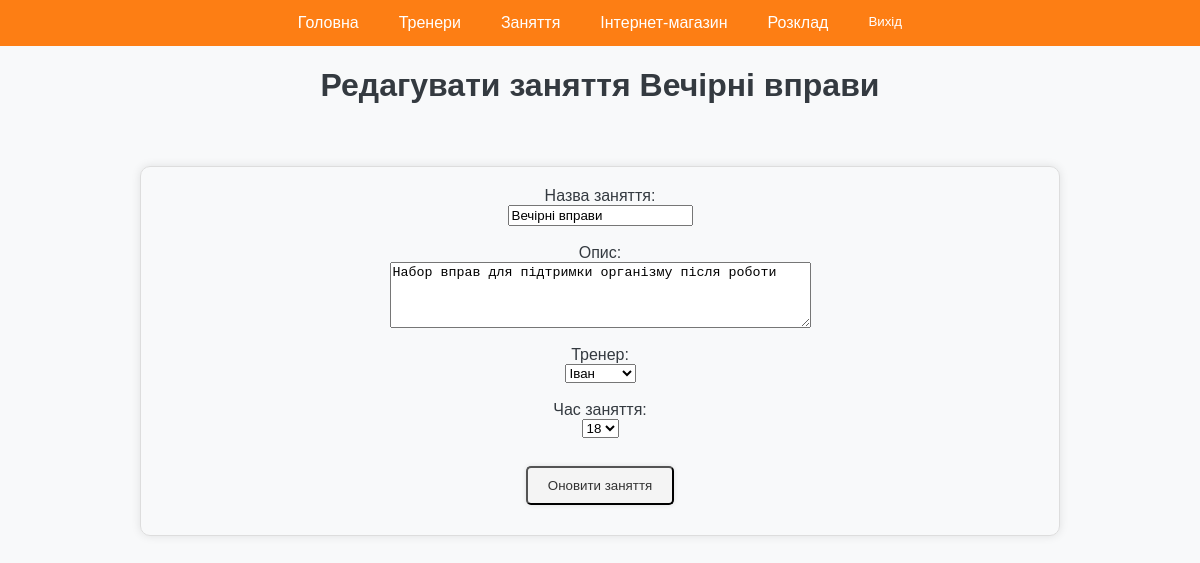
The app's page /lessons/edit.php?id=4 with its own data.
### tables this page shows
CREATE TABLE `Lessons` (
  `class_id` int(11) NOT NULL,
  `title` varchar(100) NOT NULL,
  `description` text,
  `trainer_id` int(11) DEFAULT NULL,
  `hour_id` int(11) NOT NULL DEFAULT '1'
);

CREATE TABLE `Trainers` (
  `trainer_id` int(11) NOT NULL,
  `name` varchar(100) NOT NULL,
  `bio` text,
  `photo` varchar(255) NOT NULL DEFAULT ''
);

CREATE TABLE `Time` (
  `time_id` int(11) NOT NULL,
  `hour` int(2) NOT NULL
);

### lessons/edit.php (the view, shortened to what this page needs)
<?php
include("../include/db_connect.php");
$class_id = $_GET['id'];
$lesson_query = "
    SELECT Lessons.title, Lessons.description, Lessons.trainer_id, Lessons.hour_id
    FROM Lessons
    WHERE Lessons.class_id = ?
";
$stmt = $connect->prepare($lesson_query);
$stmt->bind_param("i", $class_id);
$stmt->execute();
$lesson_result = $stmt->get_result();
$lesson = $lesson_result->fetch_assoc();
$trainers_query = "SELECT trainer_id, name FROM Trainers";
$trainers_result = mysqli_query($connect, $trainers_query);
$time_query = "SELECT time_id, hour FROM Time";
$time_result = mysqli_query($connect, $time_query);
?>
<!DOCTYPE html>
<html lang="uk">
<head>
    <link rel="stylesheet" href="../css/styles.css">
</head>
<body>
    <div class="navbar">
        <a href="../admin/index.php">Головна</a>
        <a href="../trainer/index.php">Тренери </a>
        <a href="index.php">Заняття</a>
        <a href="../shop/index.php">Інтернет-магазин </a>
        <a href="../schedule.php">Розклад</a>
        <form action="" method="post" >
            <button type="submit" class="exit_account" name="exit_account">Вихід</button>
        </form>
    </div>
    <div class="welcome">
        <h1>Редагувати заняття <?php echo htmlspecialchars($lesson['title']); ?></h1>
    </div>
    <div class="container">
    <div class="trainer-card">
    <form action="" method="post"  class="container-login">
        <label for="title">Назва заняття:</label>
        <input type="text" name="title" id="title" value="<?php echo htmlspecialchars($lesson['title']); ?>" required>
        <br>
        <label for="description">Опис:</label>
        <textarea name="description" id="description" rows="4" cols="50" required><?php echo htmlspecialchars($lesson['description']); ?></textarea>
        <br>
        <label for="trainer_id">Тренер:</label>
        <select name="trainer_id" id="trainer_id" required>
            <?php while ($trainer = mysqli_fetch_assoc($trainers_result)): ?>
                <option value="<?php echo $trainer['trainer_id']; ?>" <?php if ($trainer['trainer_id'] == $lesson['trainer_id']) echo 'selected'; ?>>
                    <?php echo htmlspecialchars($trainer['name']); ?>
                </option>
            <?php endwhile; ?>
        </select>
        <br>
        <label for="hour_id">Час заняття:</label>
        <select name="hour_id" id="hour_id" required>
            <?php while ($time = mysqli_fetch_assoc($time_result)): ?>
                <option value="<?php echo $time['time_id']; ?>" <?php if ($time['time_id'] == $lesson['hour_id']) echo 'selected'; ?>>
                    <?php echo htmlspecialchars($time['hour']); ?>
                </option>
            <?php endwhile; ?>
        </select>
        <br>
        <button type="submit" name="update_lesson" class="check_cart">Оновити заняття</button>
    </form>
    </div>
    </div>
</body>
</html>

### css/styles.css (style rules this page uses)
body { font-family: Arial, sans-serif; margin: 0; padding: 0; background-color: #f8f9fa; color: #343a40; }
.navbar { display: flex; justify-content: center; background-color: #fd7e14; }
.navbar a { color: #ffffff; padding: 14px 20px; text-decoration: none; text-align: center; }
.exit_account { cursor: pointer; color: #ffffff; background: none; border: none; padding: 14px 20px; text-decoration: none; text-align: center; }
.container { width: 80%; margin: 0 auto; padding: 20px; }
.welcome { text-align: center; margin-top: 10px; }
.check_cart { display: inline-block; margin: 10px; padding: 10px 20px; background-color: #f4f4f4; color: #333; text-decoration: none; border-radius: 5px; box-shadow: 0 0 5px rgba(0, 0, 0, 0.1); cursor: pointer; }
.trainer-card { border: 1px solid #ddd; padding: 20px; margin: 20px; border-radius: 10px; box-shadow: 0 0 10px rgba(0, 0, 0, 0.1); }
.container-login { display: flex; justify-content: center; flex-direction: column; align-items: center; }

### records on screen
lessons: title "Вечірні вправи", description "Набор вправ для підтримки організму після роботи", trainer_id "Іван", hour_id "18"
